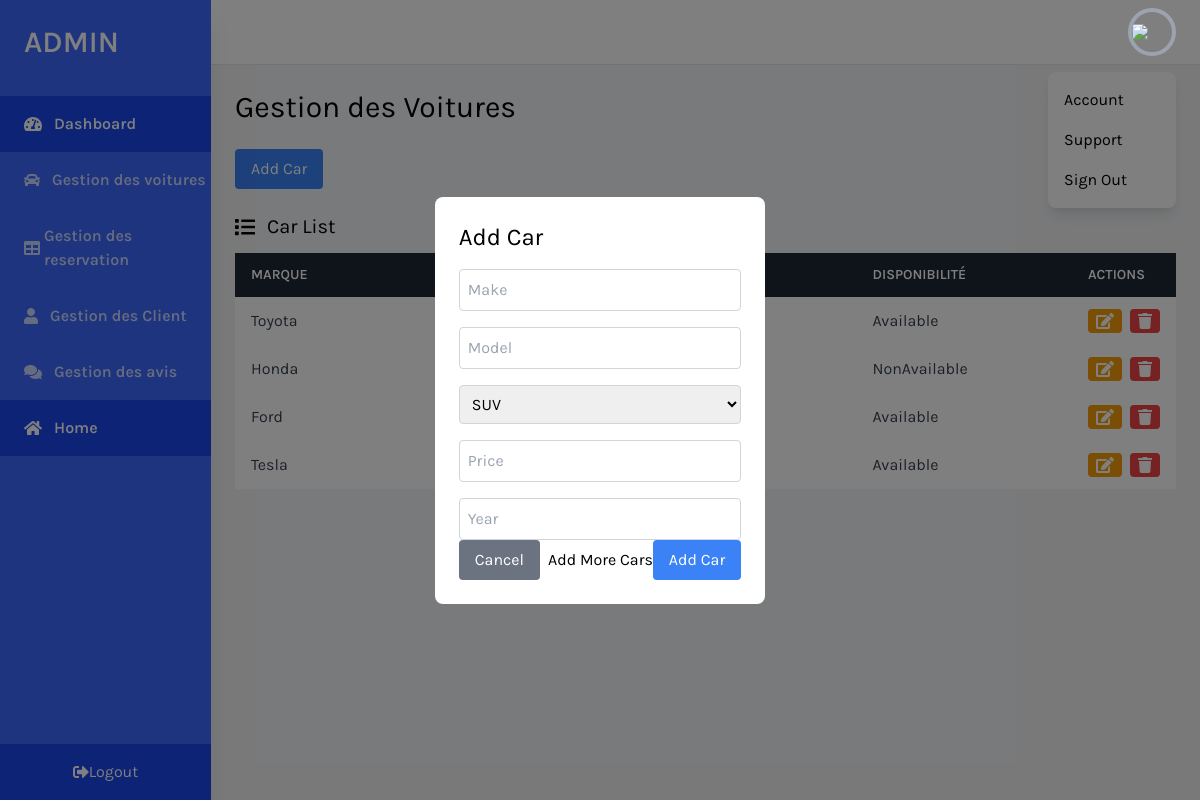
Screenshot of /pages/gestionVoitures.php with the database file from the repository.
### tables this page shows
CREATE TABLE IF NOT EXISTS vehicules (
    vehicule_id int NOT NULL AUTO_INCREMENT,
    vehicule_prix DECIMAL NOT NULL,
    vehicule_disponibilite ENUM('Available', 'NonAvailable') DEFAULT 'Available',
    vehicule_marque varchar(100) NOT NULL,  
    vehicule_modele varchar(100) NOT NULL,  
    vehicule_annee YEAR NOT NULL,
    fk_user_id int NOT NULL,
    fk_categorie_id int NOT NULL,
    PRIMARY KEY(vehicule_id),
    FOREIGN KEY(fk_user_id) REFERENCES users(user_id),
    FOREIGN KEY(fk_categorie_id) REFERENCES categories (categorie_id)
);

### Config/DBConnection.php (called while the page is built, shortened)
<?php
class DBConnection {
    private static $hasInstance = null;
    private function __construct()
    {
        try {
            $this->conn = new PDO('mysql:host=localhost;dbname=DriveLoc', 'root', 'MyStr0ng!Passw0rd');
        } catch (PDOException $e) {
            echo "Connection failed : " . $e->getMessage();
        }
    }
    public static function getConnection() {
        if(self::$hasInstance == null) {
            self::$hasInstance = new DBconnection();
        }
        return self::$hasInstance;
    }
}
?>

### Controller/AuthController.php (called while the page is built, shortened)
<?php
trait AuthController {
    public function setDb($db) {
        $this->db = $db;
    }
}
?>

### Controller/VehiculeController.php (called while the page is built, shortened)
<?php
trait VehiculeController {
    private $db;
    private $tableVehicule = 'vehicules';
    public function getAllVehicules() {
        $sql = "SELECT * FROM {$this->tableVehicule}";
        $stmt = $this->db->prepare($sql);
        if($stmt->execute()) {
            return $stmt->fetchAll();
        } else {
            return null;
        }
    }
}
?>

### Controller/CategorieController.php (called while the page is built, shortened)
<?php
trait CategorieController
{
    private $db;
    private $tableCategories = 'categories';
    public function getAllCategories() {
        $sql = "SELECT * FROM {$this->tableCategories}";
        $stmt = $this->db->prepare($sql);
        if($stmt->execute()) {
            return $stmt->fetchAll();
        } else {
            return null;
        }
    }
}

### pages/gestionVoitures.php (the view, shortened to what this page needs)
<?php
$admin = new AdminController(DBConnection::getConnection()->conn);
?>
<!DOCTYPE html>
<html lang="en">
<head>
    <link href="https://cdnjs.cloudflare.com/ajax/libs/tailwindcss/2.2.19/tailwind.min.css" rel="stylesheet">
</head>
<body class="bg-gray-100 font-family-karla flex" x-data="{ isModalOpen: false }">
    <aside class="relative bg-sidebar h-screen w-64 hidden sm:block shadow-xl">
        <div class="p-6">
            <a href="admin-home.php" class="text-white text-3xl font-semibold uppercase hover:text-gray-300">Admin</a>
        </div>
        <nav class="text-white text-base font-semibold pt-3">
            <a href="admin-home.php" class="flex items-center active-nav-link text-white py-4 pl-6 nav-item">
                <i class="fas fa-tachometer-alt mr-3"></i>
                Dashboard
            </a>
            <a href="gestionVoitures.html" class="flex items-center text-white opacity-75 hover:opacity-100 py-4 pl-6 nav-item">
                <i class="fas fa-car mr-3"></i>
                Gestion des voitures
            </a>
            <a href="gestionReservation.php" class="flex items-center text-white opacity-75 hover:opacity-100 py-4 pl-6 nav-item">
                <i class="fas fa-table mr-1"></i>
                Gestion des reservation
            </a>
            <a href="gestionCategorie.php" class="flex items-center text-white opacity-75 hover:opacity-100 py-4 pl-6 nav-item">
                <i class="fas fa-user mr-3"></i>
                Gestion des Client
            </a>
            <a href="gestionAvis.html" class="flex items-center text-white opacity-75 hover:opacity-100 py-4 pl-6 nav-item">
                <i class="fas fa-comments mr-3"></i>
                Gestion des avis
            </a>
            <a href="../index.php" class="flex items-center active-nav-link text-white py-4 pl-6 nav-item">
                <i class="fas fa-home mr-3"></i>
                Home
            </a>
        </nav>
        <a href="#" class="absolute w-full upgrade-btn bottom-0 text-white flex items-center justify-center py-4">
            <i class="fas fa-sign-out-alt"></i>
            Logout
        </a>
    </aside>
    <div class="w-full flex flex-col h-screen overflow-y-hidden">
        <header class="w-full items-center bg-white py-2 px-6 hidden sm:flex">
            <div x-data="{ isOpen: false }" class="relative w-1/2 flex justify-end">
                <button @click="isOpen = !isOpen" class="realtive z-10 w-12 h-12 rounded-full overflow-hidden border-4 border-gray-400 hover:border-gray-300 focus:border-gray-300 focus:outline-none">
                    <img src="https://source.unsplash.com/uJ8LNVCBjFQ/400x400">
                </button>
                <button x-show="isOpen" @click="isOpen = false" class="h-full w-full fixed inset-0 cursor-default"></button>
                <div x-show="isOpen" class="absolute w-32 bg-white rounded-lg shadow-lg py-2 mt-16">
                    <a href="#" class="block px-4 py-2 account-link hover:text-white">Account</a>
                    <a href="#" class="block px-4 py-2 account-link hover:text-white">Support</a>
                    <a href="#" class="block px-4 py-2 account-link hover:text-white">Sign Out</a>
                </div>
            </div>
        </header>
        <div class="w-full h-screen overflow-x-hidden border-t flex flex-col">
            <main class="w-full flex-grow p-6">
                <h1 class="text-3xl text-black pb-6">Gestion des Voitures</h1>
                <button class="bg-blue-500 text-white px-4 py-2 rounded" @click="isModalOpen = true">Add Car</button>
                <div class="w-full mt-6">
                    <p class="text-xl pb-3 flex items-center">
                        <i class="fas fa-list mr-3"></i> Car List
                    </p>
                    <div class="bg-white overflow-auto">
                        <table class="min-w-full bg-white">
                            <thead class="bg-gray-800 text-white">
                                <tr>
                                    <th class="w-1/4 text-left py-3 px-4 uppercase font-semibold text-sm">Marque</th>
                                    <th class="w-1/4 text-left py-3 px-4 uppercase font-semibold text-sm">Model</th>
                                    <th class="w-1/4 text-left py-3 px-4 uppercase font-semibold text-sm">Prix</th>
                                    <th class="w-1/4 text-left py-3 px-4 uppercase font-semibold text-sm">Disponibilité</th>
                                    <th class="text-left py-3 px-4 uppercase font-semibold text-sm">Actions</th>
                                </tr>
                            </thead>
                            <tbody class="text-gray-700">
                                <?php
                                $vehicules = $admin->getAllVehicules();
                                foreach ($vehicules as $vehicule) {
                                    echo Helpers::renderVehiculeForAdmin($vehicule);
                                }
                                ?>
                            </tbody>
                        </table>
                    </div>
                </div>
            </main>
            <div x-show="isModalOpen" class="fixed inset-0 flex items-center justify-center bg-black bg-opacity-50" @click.away="isModalOpen = false">
                <div class="bg-white p-6 rounded-lg">
                    <h2 class="text-2xl mb-4">Add Car</h2>
                    <form action="./actions/vehicule/ajoute_mass.php" method="POST">
                        <div id="car-fields">
                            <div class="flex flex-col space-y-4">
                                <input class="border border-gray-300 p-2 rounded" type="text" name="cars[0][vehicule_marque]" placeholder="Make" required>
                                <input class="border border-gray-300 p-2 rounded" type="text" name="cars[0][vehicule_modele]" placeholder="Model" required>
                                <select class="border border-gray-300 p-2 rounded" name="cars[0][fk_categorie_id]" required>
                                    <?php
                                    $categories = $admin->getAllCategories();
                                    foreach ($categories as $categorie) {
                                        echo "<option value=\"{$categorie['categorie_id']}\">{$categorie['categorie_nom']}</option>";
                                    }
                                    ?>
                                </select>
                                <input class="border border-gray-300 p-2 rounded" type="number" name="cars[0][vehicule_prix]" placeholder="Price" required>
                                <input class="border border-gray-300 p-2 rounded" type="number" name="cars[0][vehicule_annee]" placeholder="Year" required>
                            </div>
                        </div>
                        <div class="flex justify-end">
                            <button type="button" class="bg-gray-500 text-white px-4 py-2 rounded mr-2" @click="isModalOpen = false">Cancel</button>
                            <button type="button" onclick="addCarField()">Add More Cars</button>
                            <button type="submit" class="bg-blue-500 text-white px-4 py-2 rounded">Add Car</button>
                        </div>
                    </form>
                </div>
            </div>
        </div>
    </div>
</body>
</html>

### Helpers/Helpers.php (shortened to what this page needs)
<?php
class Helpers
{
    public static function renderVehiculeForAdmin($vehicule)
    {
        return '<tr>
                                    <td class="w-1/4 text-left py-3 px-4">' . $vehicule['vehicule_marque'] . '</td>
                                    <td class="w-1/4 text-left py-3 px-4">' . $vehicule['vehicule_modele'] . '</td>
                                    <td class="w-1/4 text-left py-3 px-4">' . $vehicule['vehicule_prix'] . '</td>
                                    <td class="w-1/4 text-left py-3 px-4">' . $vehicule['vehicule_disponibilite'] . '</td>
                                    <td class="text-left py-3 px-4 flex space-x-2">
                                        <button class="bg-yellow-500 text-white px-2 py-1 rounded flex items-center">
                                            <i class="fas fa-edit"></i>
                                        </button>
                                            <a class="bg-red-500 text-white px-2 py-1 rounded flex items-center" href="./actions/vehicule/delete_vehicule.php?id=' . $vehicule['vehicule_id'] . '"><i class="fas fa-trash"></i></a>
                                    </td>
                                </tr>';
    }
}

### pages/gestionVoitures.php (style rules this page uses)
.font-family-karla { font-family: karla; }
.bg-sidebar { background: #3d68ff; }
.upgrade-btn { background: #1947ee; }
.active-nav-link { background: #1947ee; }

### rows the page displays
vehicules: vehicule_marque "Toyota", vehicule_disponibilite "Available"
vehicules: vehicule_marque "Honda", vehicule_disponibilite "NonAvailable"
vehicules: vehicule_marque "Ford", vehicule_disponibilite "Available"
vehicules: vehicule_marque "Tesla", vehicule_disponibilite "Available"

### other values shown
form field value "SUV"
